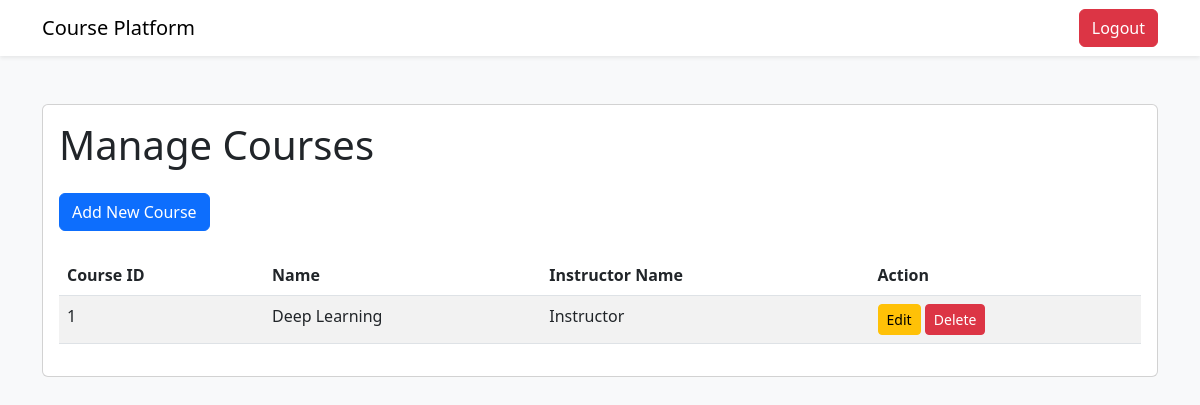
/admin/manage-courses (signed in), run on an earlier commit of the app's database.
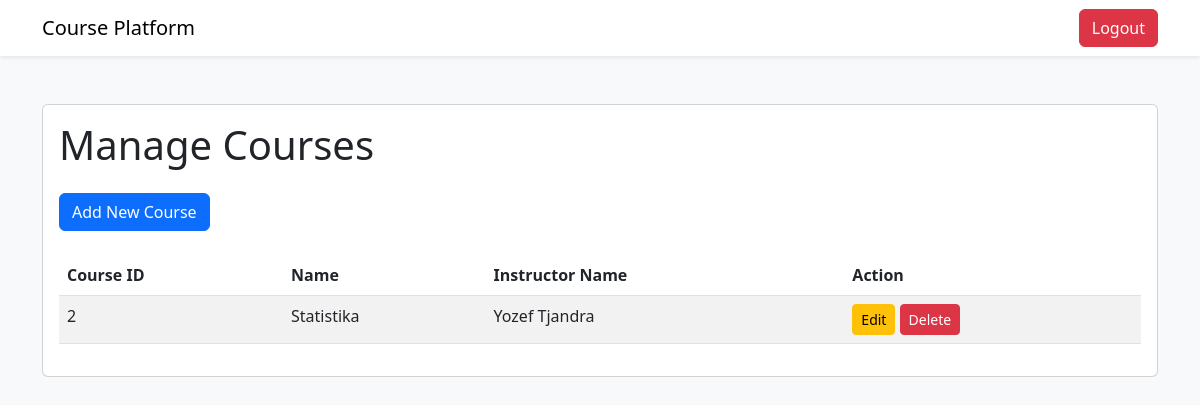
And on a later commit of the database.
### tables this page shows
CREATE TABLE kursus (
                id_kursus INTEGER PRIMARY KEY AUTOINCREMENT,
                id_instruktur INTEGER,
                nama_kursus TEXT NOT NULL,
                FOREIGN KEY (id_instruktur) REFERENCES instruktur(id_instruktur)
            );

CREATE TABLE instruktur (
                id_instruktur INTEGER PRIMARY KEY AUTOINCREMENT,
                nama_instruktur TEXT NOT NULL,
                email TEXT NOT NULL,
                password TEXT NOT NULL
            );

### features/auth.py (the view)
    def manage_courses(self):
        if not session.get('email') and session.get('role') != 'admin':
            return redirect('/login_admin')
        if request.method == 'POST':
            nama_kursus = request.form['nama_kursus']
            id_instruktur = request.form['id_instruktur']
            query_db('INSERT INTO kursus (nama_kursus, id_instruktur) VALUES (?, ?)',
                     (nama_kursus, id_instruktur))
            return redirect('/admin/manage-courses')
        courses = query_db('SELECT * FROM kursus INNER JOIN instruktur ON kursus.id_instruktur = instruktur.id_instruktur')
        return render_template('manage_courses_page.html', courses=courses)

### database.py (called while the page is built)
def get_db():
    db = getattr(g, '_database', None)
    if db is None:
        db = g._database = sqlite3.connect(DATABASE)
        db.row_factory = sqlite3.Row
    return db

def query_db(query, args=(), one=False):
    cur = get_db().execute(query, args)
    rv = cur.fetchall()
    cur.close()
    get_db().commit()
    return (rv[0] if rv else None) if one else rv

### templates/manage_courses_page.html (shortened to what this page needs)
<!DOCTYPE html>
<html lang="en">
<head>
    <link href="https://cdn.jsdelivr.net/npm/bootstrap@5.3.0/dist/css/bootstrap.min.css" rel="stylesheet">
</head>
<body class="bg-light">
    <nav class="navbar navbar-expand-lg navbar-light bg-white shadow-sm">
        <div class="container">
            <a class="navbar-brand" href="/admin">Course Platform</a>
            <div class="d-flex">
                <a href="/logout" class="btn btn-danger">Logout</a>
            </div>
        </div>
    </nav>
    <div class="container py-5">
        <div class="card">
            <div class="card-body">
                <h1 class="card-title mb-4">Manage Courses</h1>
                <div class="mb-4">
                    <a href="/admin/add-course" class="btn btn-primary">Add New Course</a>
                </div>
                <table class="table table-striped">
                    <thead>
                        <tr>
                            <th>Course ID</th>
                            <th>Name</th>
                            <th>Instructor Name</th>
                            <th>Action</th>
                        </tr>
                    </thead>
                    <tbody>
                        {% for course in courses %}
                        <tr>
                            <td>{{ course.id_kursus }}</td>
                            <td>{{ course.nama_kursus }}</td>
                            <td>{{ course.nama_instruktur }}</td>
                            <td>
                                <a href="/admin/edit-course/{{ course.id_kursus }}"
                                    class="btn btn-sm btn-warning">Edit</a>
                                <a href="/admin/delete-course/{{ course.id_kursus }}"
                                    class="btn btn-sm btn-danger">Delete</a>
                            </td>
                        </tr>
                        {% endfor %}
                    </tbody>
                </table>
            </div>
        </div>
    </div>
</body>
</html>

What changed in the data, as far as the page shows it:
no longer on this page (row edited): kursus: id_kursus "1", nama_kursus "Deep Learning", nama_instruktur "Instructor"
added kursus: id_kursus "2", nama_kursus "Statistika", nama_instruktur "Yozef Tjandra"
